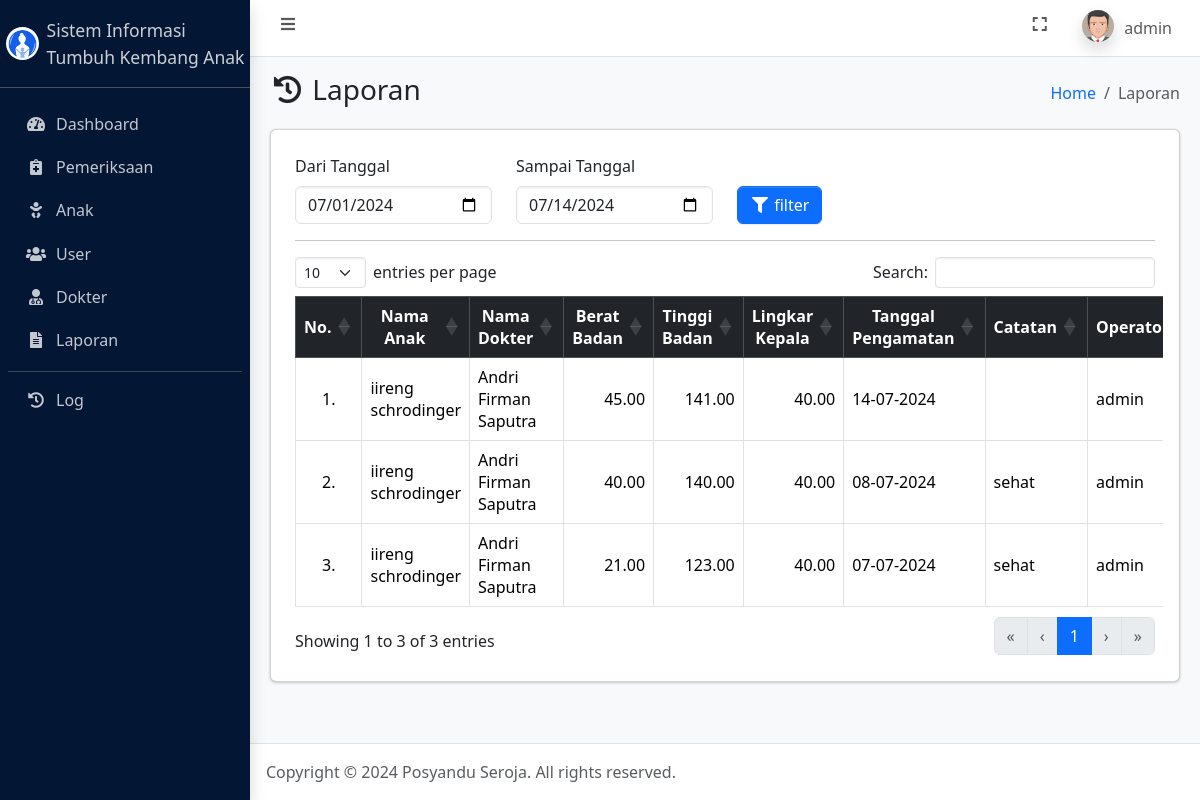
The app's page /laporan.php (signed in) with its own data.
### tables this page shows
CREATE TABLE `user` (
  `id_user` int(11) NOT NULL,
  `username` varchar(50) NOT NULL,
  `password` varchar(255) NOT NULL,
  `jabatan` enum('admin','petugas') NOT NULL,
  `nama` varchar(100) NOT NULL,
  `foto` text NOT NULL,
  `dibuat_pada` timestamp NOT NULL DEFAULT current_timestamp()
);

CREATE TABLE `pemeriksaan` (
  `id_pemeriksaan` int(11) NOT NULL,
  `id_anak` int(11) NOT NULL,
  `id_dokter` int(11) NOT NULL,
  `berat_badan` decimal(5,2) NOT NULL,
  `tinggi_badan` decimal(5,2) NOT NULL,
  `lingkar_kepala` decimal(5,2) DEFAULT NULL,
  `tanggal_pengamatan` datetime NOT NULL,
  `catatan` text DEFAULT NULL,
  `foto` text NOT NULL,
  `id_user` int(11) NOT NULL
);

CREATE TABLE `anak` (
  `id_anak` int(11) NOT NULL,
  `nama` varchar(100) NOT NULL,
  `tanggal_lahir` date NOT NULL,
  `jenis_kelamin` enum('laki-laki','perempuan') NOT NULL,
  `nama_ibu_kandung` varchar(100) NOT NULL,
  `no_telepon_orang_tua` varchar(15) DEFAULT NULL,
  `alamat_orang_tua` text NOT NULL,
  `foto` text NOT NULL,
  `dibuat_pada` timestamp NOT NULL DEFAULT current_timestamp()
);

CREATE TABLE `dokter` (
  `id_dokter` int(11) NOT NULL,
  `nama` varchar(100) NOT NULL,
  `spesialis` varchar(100) NOT NULL,
  `no_telepon` varchar(15) DEFAULT NULL,
  `alamat` text DEFAULT NULL,
  `foto` text NOT NULL,
  `dibuat_pada` timestamp NOT NULL DEFAULT current_timestamp()
);

### connection.php (called while the page is built, shortened)
<?php
	$host = 'localhost';
	$user = 'root';
	$pass = '';
	$database = 'tumbuh_kembang_anak';
	$conn = mysqli_connect($host, $user, $pass, $database);
    if (isset($_SESSION['id_user'])) {
    	$id_user = $_SESSION['id_user'];
		$dataUser = mysqli_fetch_assoc(mysqli_query($conn, "SELECT * FROM user WHERE id_user = $id_user"));
	}
?>

### laporan.php (the view, shortened to what this page needs)
<?php
    require_once 'connection.php';
    $pemeriksaan = mysqli_query($conn, "SELECT *, anak.nama as nama_anak, pemeriksaan.foto as foto_anak, dokter.nama as nama_dokter FROM pemeriksaan LEFT JOIN anak ON pemeriksaan.id_anak = anak.id_anak LEFT JOIN dokter ON pemeriksaan.id_dokter = dokter.id_dokter LEFT JOIN user ON pemeriksaan.id_user = user.id_user ORDER BY tanggal_pengamatan DESC");
?>
<!DOCTYPE html>
<html lang="en">
<head>
    <?php include_once 'include/head.php'; ?>
</head>
<body class="layout-fixed sidebar-expand-lg bg-body-tertiary">
    <div class="app-wrapper">
        <?php include_once 'include/navbar.php'; ?>
        <?php include_once 'include/sidebar.php'; ?>
        <main class="app-main">
            <div class="app-content-header">
                <div class="container-fluid">
                    <div class="row">
                        <div class="col-sm-6">
                            <h3 class="mb-0"><i class="nav-icon fas fa-fw fa-history"></i> Laporan</h3>
                        </div>
                        <div class="col-sm-6">
                            <ol class="breadcrumb float-sm-end">
                                <li class="breadcrumb-item"><a href="index.php">Home</a></li>
                                <li class="breadcrumb-item active" aria-current="page">
                                    Laporan
                                </li>
                            </ol>
                        </div>
                    </div>
                </div>
            </div>
            <div class="app-content">
                <div class="container-fluid">
                    <div class="card">
                        <div class="card-body">
                            <div class="table-responsive p-2">
                                <form method="get">
                                    <div class="row">
                                        <div class="col-3">
                                            <label for="dari_tanggal" class="form-label">Dari Tanggal</label>
                                            <input type="date" value="<?= (isset($_GET['dari_tanggal']) ? $_GET['dari_tanggal'] : date('Y-m-01')); ?>" class="form-control" id="dari_tanggal" name="dari_tanggal" required>
                                        </div>
                                        <div class="col-3">
                                            <label for="sampai_tanggal" class="form-label">Sampai Tanggal</label>
                                            <input type="date" value="<?= (isset($_GET['sampai_tanggal']) ? $_GET['sampai_tanggal'] : date('Y-m-d')); ?>" class="form-control" id="sampai_tanggal" name="sampai_tanggal" required>
                                        </div>
                                        <div class="col-6 d-flex align-items-end">
                                            <button type="submit" name="btnPrint" class="me-3 btn btn-primary"><i class="fas fa-fw fa-filter"></i> filter</button>
                                        </div>
                                    </div>
                                </form>
                                <hr>
                                <table class="table table-bordered" id="table_id">
                                    <thead class="table-dark">
                                        <tr>
                                            <th class="text-center align-middle">No.</th>
                                            <th class="text-center align-middle">Nama Anak</th>
                                            <th class="text-center align-middle">Nama Dokter</th>
                                            <th class="text-center align-middle">Berat Badan</th>
                                            <th class="text-center align-middle">Tinggi Badan</th>
                                            <th class="text-center align-middle">Lingkar Kepala</th>
                                            <th class="text-center align-middle">Tanggal Pengamatan</th>
                                            <th class="text-center align-middle">Catatan</th>
                                            <th class="text-center align-middle">Operator</th>
                                        </tr>
                                    </thead>
                                    <tbody>
                                        <?php $i = 1; ?>
                                        <?php foreach ($pemeriksaan as $dp): ?>
                                            <tr>
                                                <td class="text-center align-middle"><?= $i++; ?>.</td>
                                                <td class="align-middle"><?= $dp['nama_anak']; ?></td>
                                                <td class="align-middle"><?= $dp['nama_dokter']; ?></td>
                                                <td class="align-middle"><?= $dp['berat_badan']; ?></td>
                                                <td class="align-middle"><?= $dp['tinggi_badan']; ?></td>
                                                <td class="align-middle"><?= $dp['lingkar_kepala']; ?></td>
                                                <td class="align-middle"><?= date('d-m-Y', strtotime($dp['tanggal_pengamatan']));; ?></td>
                                                <td class="align-middle"><?= $dp['catatan']; ?></td>
                                                <td class="align-middle"><?= $dp['username']; ?></td>
                                            </tr>
                                        <?php endforeach ?>
                                    </tbody>
                                </table>
                            </div>
                        </div>
                    </div>
                </div>
            </div>
        </main>
        <?php include_once 'include/footer.php'; ?>
    </div>
</body>
</html>

### include/navbar.php (shortened to what this page needs)
<nav class="app-header navbar navbar-expand bg-body">
    <div class="container-fluid">
        <ul class="navbar-nav">
            <li class="nav-item"> <a class="nav-link" data-lte-toggle="sidebar" href="#" role="button"> <i class="fas fa-fw fa-bars"></i> </a> </li>
        </ul>
        <ul class="navbar-nav ms-auto">
            <li class="nav-item"> <a class="nav-link" href="#" data-lte-toggle="fullscreen"> <i data-lte-icon="maximize" class="fas fa-fw fa-expand"></i> </a> </li>
            <li class="nav-item dropdown user-menu">
                <a href="#" class="nav-link dropdown-toggle" data-bs-toggle="dropdown" aria-expanded="false">
                    <img src="assets/img/profiles/<?= $dataUser['foto']; ?>" class="user-image rounded-circle shadow" alt="User Image">
                    <span class="d-none d-md-inline"><?= $dataUser['username']; ?></span>
                </a>
            </li>
        </ul>
    </div>
</nav>

### records on screen
user: foto (picture), username "admin"
pemeriksaan: id_anak.nama "iireng schrodinger", id_dokter.nama "Andri Firman Saputra", berat_badan "45.00", tinggi_badan "141.00", lingkar_kepala "40.00", tanggal_pengamatan "14-07-2024", id_user.username "admin"
pemeriksaan: id_anak.nama "iireng schrodinger", id_dokter.nama "Andri Firman Saputra", berat_badan "40.00", tinggi_badan "140.00", lingkar_kepala "40.00", tanggal_pengamatan "08-07-2024", catatan "sehat", id_user.username "admin"
pemeriksaan: id_anak.nama "iireng schrodinger", id_dokter.nama "Andri Firman Saputra", berat_badan "21.00", tinggi_badan "123.00", lingkar_kepala "40.00", tanggal_pengamatan "07-07-2024", catatan "sehat", id_user.username "admin"
